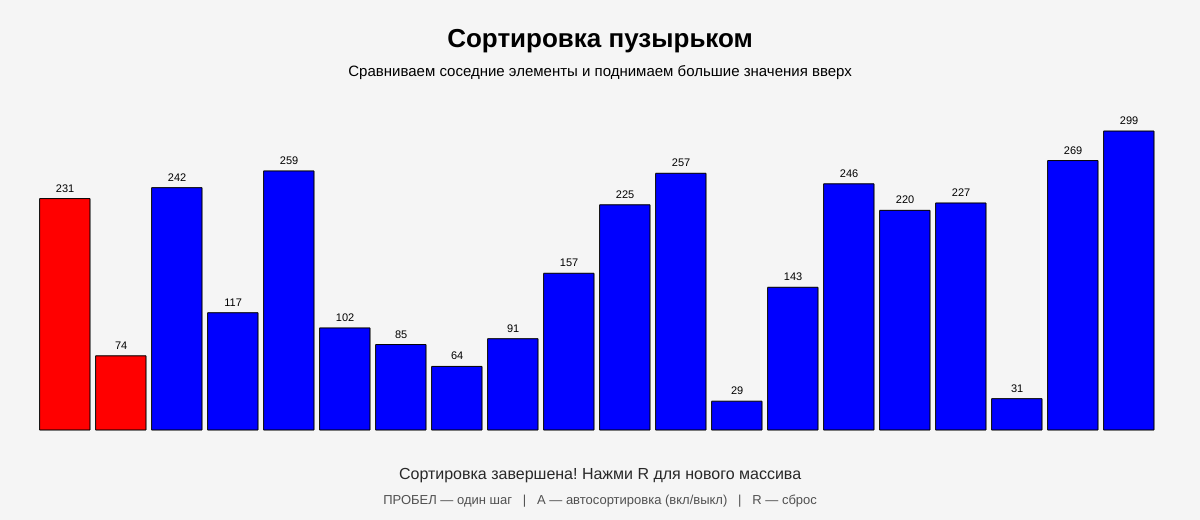
Frame 1 (no input)
Frame 60 (no input): identical to frame 1, image omitted
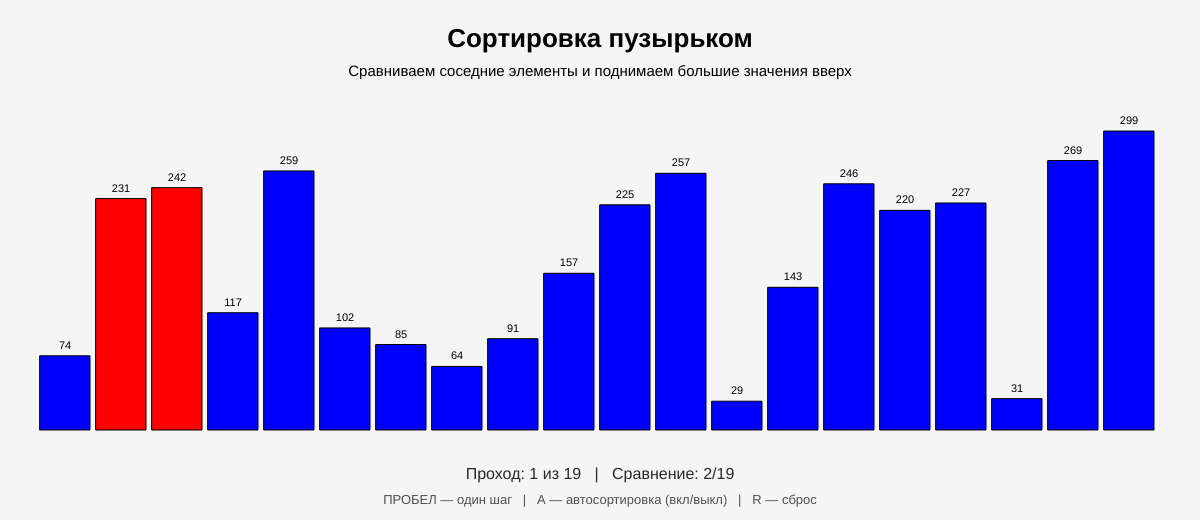
Frame 120 (the mouse pressed at the canvas centre since frame 60)

The p5.js sketch that drew these frames (run headless with seeded random() and noise() and a simulated clock; from frame 60 on, the mouse is pressed at the canvas centre):

// p5.js sketch
// ── sketch.js
// СОРТИРОВКА ПУЗЫРЬКОМ — ВИЗУАЛИЗАЦИЯ

let массив = [];
const количествоЭлементов = 20;

let проход = 0;
let сравнение = 0;
let идётСортировка = false;
let автоРежим = false;
let скорость = 60;   // чем меньше — тем быстрее авто-режим

function setup() {
  createCanvas(windowWidth, 520);
  textAlign(CENTER, CENTER);
  сброситьМассив();
}

function сброситьМассив() {
  массив = [];
  for (let k = 0; k < количествоЭлементов; k++) {
    массив.push(random(10, 320)); // случайные высоты столбцов
  }
  проход = 0;
  сравнение = 0;
  идётСортировка = false;
  автоРежим = false;
}

function draw() {
  background(245);

  // Заголовок
  fill(0);
  textSize(26);
  textStyle(BOLD);
  text('Сортировка пузырьком', width / 2, 40);

  textSize(15);
  textStyle(NORMAL);
  text('Сравниваем соседние элементы и поднимаем большие значения вверх', 
       width / 2, 72);

  // Рисуем столбчатую диаграмму
  const ширинаСтолбца = (width - 80) / количествоЭлементов;

  for (let k = 0; k < количествоЭлементов; k++) {
    let x = 40 + k * ширинаСтолбца;

    // Выбор цвета столбца
    if (k === сравнение || k === сравнение + 1) {
      fill('red');        // сравниваемые элементы — красные
    } 
    else if ( k >= количествоЭлементов - проход) {
      fill('green');       // уже отсортированная часть — зелёная
    } 
    else {
      fill('blue');       // обычные столбцы
    }

    rect(x, height - 90 - массив[k], ширинаСтолбца - 6, массив[k]);

    // Значение над столбцом
    fill(0);
    textSize(11);
    text(round(массив[k]), x + (ширинаСтолбца - 6) / 2, height - 100 - массив[k]);
  }

  // Информация внизу
  fill(40);
  textSize(16);
  if (идётСортировка) {
    text(`Проход: ${проход + 1} из ${количествоЭлементов - 1}   |   Сравнение: ${сравнение + 1}/${количествоЭлементов - проход - 1}`,
         width / 2, height - 45);
  } else {
    text('Сортировка завершена! Нажми R для нового массива', width / 2, height - 45);
  }

  // Подсказки по управлению
  textSize(13);
  fill(80);
  text('ПРОБЕЛ — один шаг   |   A — автосортировка (вкл/выкл)   |   R — сброс',
       width / 2, height - 20);

  // Автоматический режим
  if (автоРежим && идётСортировка && frameCount % max(2, скорость / 10) === 0) {
    выполнитьОдинШаг();
  }
}

// Один шаг сортировки пузырьком
function выполнитьОдинШаг() {
  if (!идётСортировка) {
    идётСортировка = true;
    проход = 0;
    сравнение = 0;
  }

  if (проход < количествоЭлементов - 1) {
    if (сравнение < количествоЭлементов - проход - 1) {
      if (массив[сравнение] > массив[сравнение + 1]) {
        // Меняем местами два элемента
        [массив[сравнение], массив[сравнение + 1]] = 
         [массив[сравнение + 1], массив[сравнение]];
      }
      сравнение++;
    } else {
      проход++;
      сравнение = 0;
    }
  } else {
    // Сортировка завершена
    идётСортировка = false;
    автоРежим = false;
  }
}

// ====================== УПРАВЛЕНИЕ ======================

function keyPressed() {
  if (key === ' ') {                    // Пробел — один шаг
    выполнитьОдинШаг();
  }

  if (key === 'r' || key === 'R') {     // R — сброс массива
    сброситьМассив();
  }

  if (key === 'a' || key === 'A') {     // A — вкл/выкл авторежим
    if (!идётСортировка) {
      идётСортировка = true;
      проход = 0;
      сравнение = 0;
    }
    автоРежим = !автоРежим;
  }

  // Изменение скорости авторежима
  if (key === '+' || key === '=') {
    скорость = max(10, скорость - 10);
  }
  if (key === '-') {
    скорость = min(200, скорость + 10);
  }
}

function mousePressed() {
  // Клик по области диаграммы = один шаг
  if (mouseY < height - 80) {
    выполнитьОдинШаг();
  }
}
